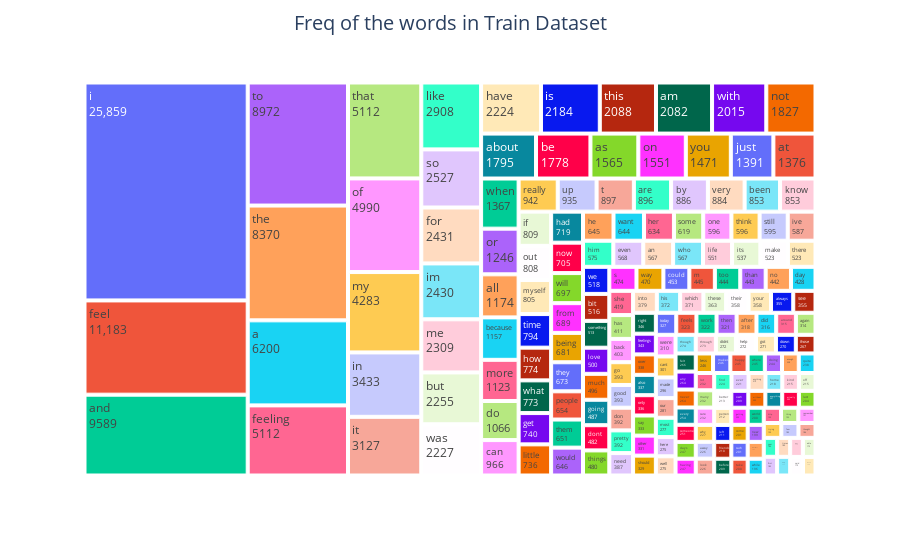

Notebook code for this chart:
### Code cell
fig = px.treemap(FreqOfWords_top200, path=[FreqOfWords_top200.index], values=0)

fig.update_layout(title_text = 'Freq of the words in Train Dataset', title_x = 0.5, title_font=dict(size=20))

fig.update_traces(textinfo='label+value')
fig.show()

### Figure 1 — Plotly figure (JSON) as saved in the notebook; plotly's stock layout.template omitted (floating-point values rounded to 4 significant figures; data arrays with more than 128 entries replaced by an {"elided": "..."} marker saying what was removed)
{"data": [{"branchvalues": "total", "domain": {"x": [0, 1], "y": [0, 1]}, "hovertemplate": "labels=%{label}<br>0=%{value}<br>parent=%{parent}<br>id=%{id}<extra></extra>", "ids": {"elided": "200 str values"}, "labels": {"elided": "200 str values"}, "name": "", "parents": {"elided": "200 str values"}, "textinfo": "label+value", "type": "treemap", "values": {"elided": "200 int values"}}], "layout": {"legend": {"tracegroupgap": 0}, "margin": {"t": 60}, "title": {"font": {"size": 20}, "text": "Freq of the words in Train Dataset", "x": 0.5}}}
